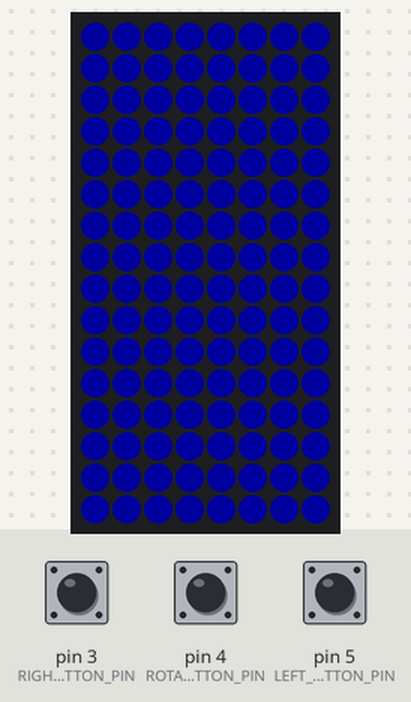
A sketch run on a simulated Arduino Uno, built with avr-gcc and run on an emulated ATmega328P. Parts: 8×16 RGB LED matrix (first LED top left, wired row by row). The test bench sets the inputs (shaded band); at power-on: pin 3 (RIGHT_BUTTON_PIN) HIGH, pin 4 (ROTATE_BUTTON_PIN) HIGH, pin 5 (LEFT_BUTTON_PIN) HIGH. Dim RGB values are drawn brighter than linear; random numbers use the default seed unless the sketch sets one; what the sketch prints to the serial monitor is not drawn.

Above: at 1.5 s.
1.6 s: pin 3 (RIGHT_BUTTON_PIN) pulled LOW for 0.15 s
At 2.2 s:
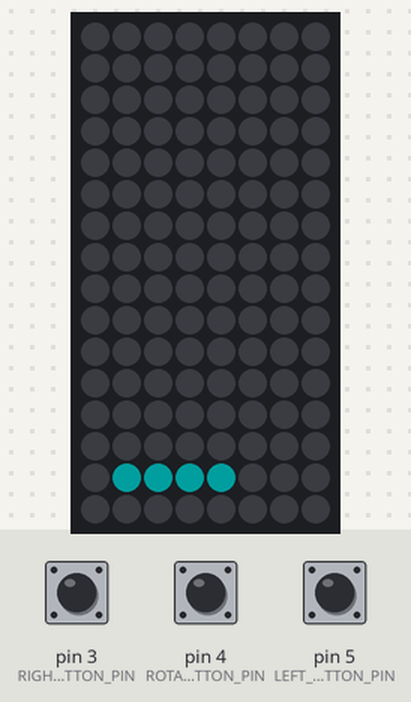
4.7 s: pin 4 (ROTATE_BUTTON_PIN) pulled LOW for 0.15 s
At 5.2 s:
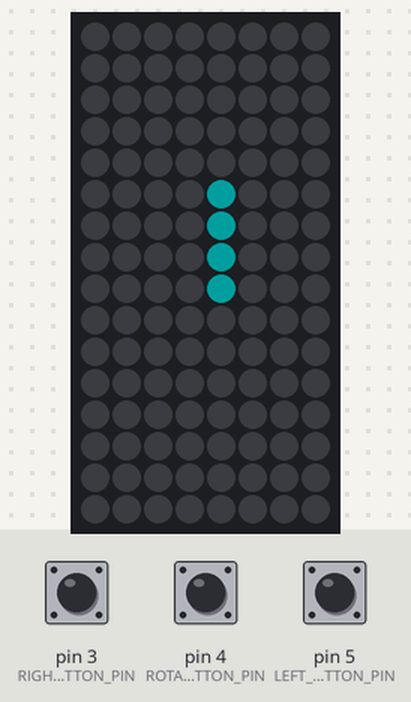
7.8 s: pin 5 (LEFT_BUTTON_PIN) pulled LOW for 0.15 s
At 8.1 s:
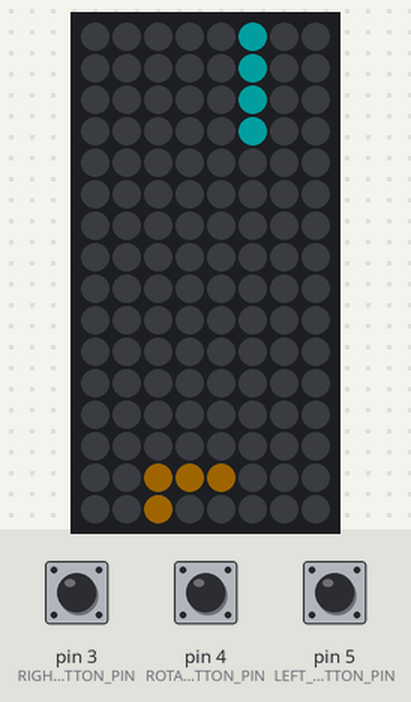
10.8 s: pin 3 (RIGHT_BUTTON_PIN) pulled LOW for 1 s
At 11.07 s:
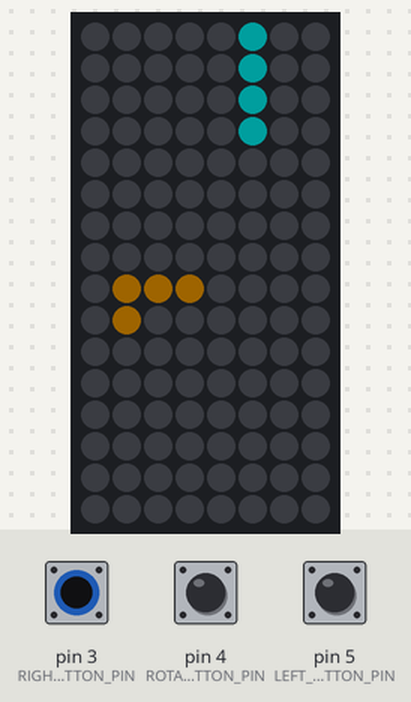
14.8 s: pin 5 (LEFT_BUTTON_PIN) pulled LOW for 1 s
At 15.52 s:
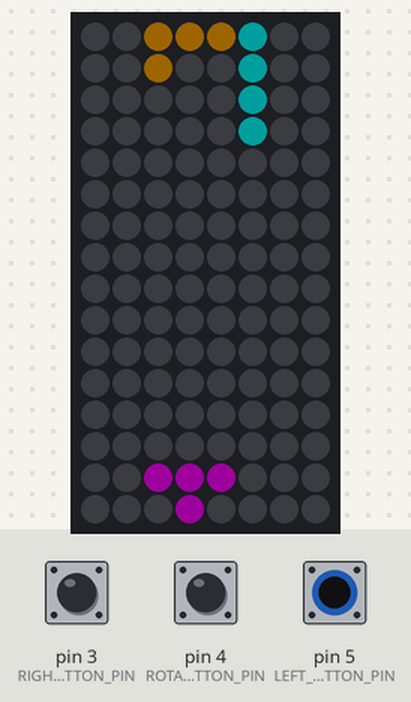
18.2 s: pin 4 (ROTATE_BUTTON_PIN) pulled LOW for 1 s
At 21.81 s:
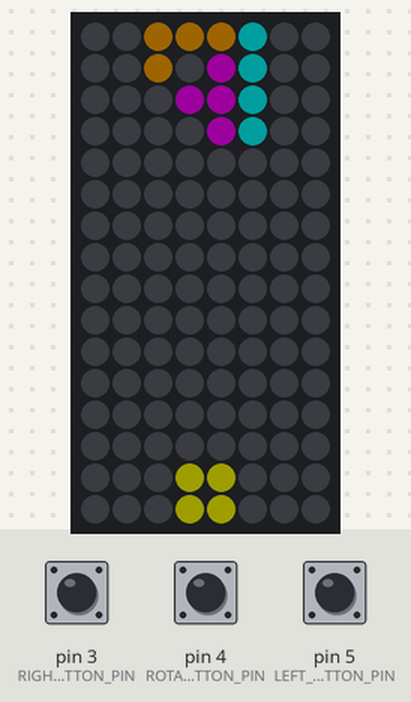

Measured:
- what the display in image 1 shows lasts 0.5 s, from 1.8 s to 2.3 s

The sketch:

jogo_tetris.ino
```cpp
/*Arduino TETRIS on 8x8 Matrix WS2812b
by mircemk, April 2025
Adapted by André Dias, May 2026
*/

#include <FastLED.h>

// LED Matrix configuration
#define LED_PIN     9
#define NUM_LEDS    128
#define BRIGHTNESS  30
#define LED_TYPE    WS2812B
#define COLOR_ORDER GRB
#define MATRIX_WIDTH 8
#define MATRIX_HEIGHT 16


// Button pins
#define LEFT_BUTTON_PIN 5
#define RIGHT_BUTTON_PIN 3
#define ROTATE_BUTTON_PIN 4

// Game parameters
#define INITIAL_GAME_SPEED 500  // Milliseconds
#define SPEED_INCREASE 10       // ms to decrease after each piece
#define MIN_GAME_SPEED 150      // Fastest game speed in milliseconds


#define MODE_NORMAL 0
byte gameMode = MODE_NORMAL;

bool gameOverScreenShown = false;

// Colors
CRGB leds[NUM_LEDS];
#define BLACK     CRGB(0, 0, 0)
#define RED       CRGB(255, 0, 0)
#define GREEN     CRGB(0, 255, 0)
#define BLUE      CRGB(0, 0, 255)
#define YELLOW    CRGB(255, 255, 0)
#define CYAN      CRGB(0, 255, 255)
#define MAGENTA   CRGB(255, 0, 255)
#define ORANGE    CRGB(255, 165, 0)

// Tetromino shapes
// Each tetromino is defined as 4 cells, each cell having x and y coordinates
typedef struct {
  byte shapes[4][4][2];  // [rotation][cell][x,y]
  CRGB color;
} Tetromino;

// Tetromino types (I, O, T, S, Z, J, L)
Tetromino tetrominos[7] = {
  // I-piece
  {
    {{{0,0}, {1,0}, {2,0}, {3,0}},
     {{0,0}, {0,1}, {0,2}, {0,3}},
     {{0,0}, {1,0}, {2,0}, {3,0}},
     {{0,0}, {0,1}, {0,2}, {0,3}}},
    CYAN
  },
  // O-piece
  {
    {{{0,0}, {1,0}, {0,1}, {1,1}},
     {{0,0}, {1,0}, {0,1}, {1,1}},
     {{0,0}, {1,0}, {0,1}, {1,1}},
     {{0,0}, {1,0}, {0,1}, {1,1}}},
    YELLOW
  },
  // T-piece
  {
    {{{0,0}, {1,0}, {2,0}, {1,1}},
     {{1,0}, {0,1}, {1,1}, {1,2}},
     {{1,0}, {0,1}, {1,1}, {2,1}},
     {{0,0}, {0,1}, {0,2}, {1,1}}},
    MAGENTA
  },
  // S-piece
  {
    {{{1,0}, {2,0}, {0,1}, {1,1}},
     {{0,0}, {0,1}, {1,1}, {1,2}},
     {{1,0}, {2,0}, {0,1}, {1,1}},
     {{0,0}, {0,1}, {1,1}, {1,2}}},
    GREEN
  },
  // Z-piece
  {
    {{{0,0}, {1,0}, {1,1}, {2,1}},
     {{1,0}, {0,1}, {1,1}, {0,2}},
     {{0,0}, {1,0}, {1,1}, {2,1}},
     {{1,0}, {0,1}, {1,1}, {0,2}}},
    RED
  },
  // J-piece
  {
    {{{0,0}, {0,1}, {1,1}, {2,1}},
     {{1,0}, {2,0}, {1,1}, {1,2}},
     {{0,0}, {1,0}, {2,0}, {2,1}},
     {{0,0}, {0,1}, {0,2}, {1,0}}},
    BLUE
  },
  // L-piece
  {
    {{{2,0}, {0,1}, {1,1}, {2,1}},
     {{0,0}, {1,0}, {1,1}, {1,2}},
     {{0,0}, {1,0}, {2,0}, {0,1}},
     {{0,0}, {0,1}, {0,2}, {1,2}}},
    ORANGE
  }
};

const byte digits[10][8] = {
  // 0
  {B00000000,
   B00111000,
   B01000100,
   B01000100,
   B01000100,
   B01000100,
   B00111000,
   B00000000},
  // 1
  {B00000000,
   B00010000,
   B00110000,
   B00010000,
   B00010000,
   B00010000,
   B00111000,
   B00000000},
  // 2
  {B00000000,
   B00111000,
   B01000100,
   B00001000,
   B00010000,
   B00100000,
   B01111100,
   B00000000},
  // 3
  {B00000000,
   B00111000,
   B01000100,
   B00001000,
   B00001100,
   B01000100,
   B00111000,
   B00000000},
  // 4
  {B00000000,
   B00001000,
   B00011000,
   B00101000,
   B01001000,
   B01111100,
   B00001000,
   B00000000},
  // 5
  {B00000000,
   B01111100,
   B01000000,
   B01111000,
   B00000100,
   B01000100,
   B00111000,
   B00000000},
  // 6
  {B00000000,
   B00111000,
   B01000000,
   B01111000,
   B01000100,
   B01000100,
   B00111000,
   B00000000},
  // 7
  {B00000000,
   B01111100,
   B00000100,
   B00001000,
   B00010000,
   B00100000,
   B00100000,
   B00000000},
  // 8
  {B00000000,
   B00111000,
   B01000100,
   B00111000,
   B01000100,
   B01000100,
   B00111000,
   B00000000},
  // 9
  {B00000000,
   B00111000,
   B01000100,
   B01000100,
   B00111100,
   B00000100,
   B00111000,
   B00000000}
};

const byte SMILEY[8] = {
  B00111100,
  B01000010,
  B10100101,
  B10000001,
  B10100101,
  B10011001,
  B01000010,
  B00111100
};


const Tetromino* currentTetrominoSet;

void displayEndAnimation() {

  // Cor base da animação
  CRGB waveColor = CRGB::Blue;

  // Continua até um botão ser pressionado
  while (true) {

    // Sai da animação se algum botão for pressionado
    if (digitalRead(LEFT_BUTTON_PIN) == LOW ||
        digitalRead(RIGHT_BUTTON_PIN) == LOW ||
        digitalRead(ROTATE_BUTTON_PIN) == LOW) {
      break;
    }

    // Tempo da animação
    uint16_t t = millis() / 8;

    // Atualiza todos os LEDs
    for (int y = 0; y < MATRIX_HEIGHT; y++) {
      for (int x = 0; x < MATRIX_WIDTH; x++) {

        // Gera uma onda sinusoidal
        uint8_t brightness = sin8((x * 20) + (y * 15) + t);

        // Aplica brilho à cor
        leds[getPixelIndex(x, y)] = waveColor;
        leds[getPixelIndex(x, y)].nscale8(brightness);
      }
    }

    FastLED.show();
    delay(20);
  }

  clearDisplay();
}

void displayScrollingScore(long score) {
  // Convert score to string
  char scoreStr[7];
  sprintf(scoreStr, "%ld", score);
  int scoreLen = strlen(scoreStr);

  // Display each digit scrolling from right to left
  for (int pos = 8; pos >= -scoreLen * 6; pos--) {
    clearDisplay();

    // Display each digit in its current position
    for (int i = 0; i < scoreLen; i++) {
      int digitPos = pos + (i * 6);  // 6 pixels spacing between digits
      if (digitPos < 8 && digitPos > -6) {  // Only display if digit is visible
        int digit = scoreStr[i] - '0';
        displayLetter(digits[digit], digitPos, CRGB(255, 255, 0));  // Orange color
      }
    }

    FastLED.show();
    delay(100);  // Scroll speed
  }

  // Pause at the end
  delay(500);
}


// Add this function to select game mode

void displayLetter(const byte* letter, int xOffset, CRGB color) {
  for (int y = 0; y < 8; y++) {
    for (int x = 0; x < 8; x++) {
      if (xOffset + x >= 0 && xOffset + x < 8) {  // Only draw if within display bounds
        if (letter[y] & (1 << (7-x))) {
          leds[getPixelIndex(xOffset + x, y)] = color;
        }
      }
    }
  }
}


// Game state
bool gameBoard[MATRIX_WIDTH][MATRIX_HEIGHT] = {0};  // True if a cell is occupied
CRGB boardColors[MATRIX_WIDTH][MATRIX_HEIGHT];      // Color of each cell

// Current tetromino state
byte currentPiece = 0;      // Index of current tetromino
byte currentRotation = 0;   // Current rotation (0-3)
int currentX = 3;           // X position of top-left corner
int currentY = 0;           // Y position of top-left corner
unsigned long lastFallTime = 0;
unsigned long gameSpeed = INITIAL_GAME_SPEED;
boolean gameOver = false;
unsigned int score = 0;

// Button state variables
bool leftPressed = false;
bool rightPressed = false;
bool rotatePressed = false;
unsigned long lastButtonCheckTime = 0;
#define DEBOUNCE_TIME 200  // Debounce time in milliseconds

void setup() {

 randomSeed(analogRead(A2) * analogRead(A3));  // Using multiple readings for better randomness

  // Initialize LED strip
  FastLED.addLeds<LED_TYPE, LED_PIN, COLOR_ORDER>(leds, NUM_LEDS).setCorrection(TypicalLEDStrip);
  FastLED.setBrightness(BRIGHTNESS);
  clearDisplay();

  // Initialize button pins
  pinMode(LEFT_BUTTON_PIN, INPUT_PULLUP);
  pinMode(RIGHT_BUTTON_PIN, INPUT_PULLUP);
  pinMode(ROTATE_BUTTON_PIN, INPUT_PULLUP);

  Serial.begin(9600);
  Serial.println("Tetris initialized!");

  currentTetrominoSet = tetrominos;
  displaySplashScreen();

  waitForStartButton();

  spawnNewPiece();
}

void loop() {
   if (gameOver) {
    if (!gameOverScreenShown) {
      displayGameOver();
      gameOverScreenShown = true;
    } else if (checkAnyButtonPressed()) {
      // Wait for button release to prevent immediate restart
      delay(200);
      resetGame();
      gameOverScreenShown = false;
    }
    return;
  }

  checkButtons();

  // Move the piece down at regular intervals
  if (millis() - lastFallTime > gameSpeed) {
    if (!movePieceDown()) {
      // Piece has landed
      placePiece();
      clearLines();
      if (!spawnNewPiece()) {
        gameOver = true;
      }

      // Increase game speed
      if (gameSpeed > MIN_GAME_SPEED) {
        gameSpeed -= SPEED_INCREASE;
      }
    }
    lastFallTime = millis();
  }

  updateDisplay();
}

void waitForStartButton() {

  bool state = false;

  while (true) {

    fill_solid(leds, NUM_LEDS,
               state ? CRGB::Blue : CRGB::Black);

    FastLED.show();

    state = !state;

    for (int i = 0; i < 10; i++) {

      if (checkAnyButtonPressed()) {
        delay(200);
        clearDisplay();
        return;
      }

      delay(50);
    }
  }
}

void checkButtons() {
  // Check buttons with debounce
  if (millis() - lastButtonCheckTime > DEBOUNCE_TIME) {
    // Check left button
    if (digitalRead(LEFT_BUTTON_PIN) == LOW && !leftPressed) {
      leftPressed = true;
      movePieceLeft();
      lastButtonCheckTime = millis();
    } else if (digitalRead(LEFT_BUTTON_PIN) == HIGH) {
      leftPressed = false;
    }

    // Check right button
    if (digitalRead(RIGHT_BUTTON_PIN) == LOW && !rightPressed) {
      rightPressed = true;
      movePieceRight();
      lastButtonCheckTime = millis();
    } else if (digitalRead(RIGHT_BUTTON_PIN) == HIGH) {
      rightPressed = false;
    }

    // Check rotate button
    if (digitalRead(ROTATE_BUTTON_PIN) == LOW && !rotatePressed) {
      rotatePressed = true;
      rotatePiece();
      lastButtonCheckTime = millis();
    } else if (digitalRead(ROTATE_BUTTON_PIN) == HIGH) {
      rotatePressed = false;
    }
  }
}

bool checkAnyButtonPressed() {
  return (digitalRead(LEFT_BUTTON_PIN) == LOW ||
          digitalRead(RIGHT_BUTTON_PIN) == LOW ||
          digitalRead(ROTATE_BUTTON_PIN) == LOW);
}

// Helper functions for the LED matrix Type

int getPixelIndex(int x, int y) {
  int fx = (MATRIX_WIDTH - 1) - x;
  int fy = (MATRIX_HEIGHT - 1) - y;
  return fy * MATRIX_WIDTH + fx;
}

void clearDisplay() {
  fill_solid(leds, NUM_LEDS, BLACK);
  FastLED.show();
}

void updateDisplay() {
  fill_solid(leds, NUM_LEDS, BLACK);

  // Draw the fixed blocks
  for (int x = 0; x < MATRIX_WIDTH; x++) {
    for (int y = 0; y < MATRIX_HEIGHT; y++) {
      if (gameBoard[x][y]) {
        leds[getPixelIndex(x, y)] = boardColors[x][y];
      }
    }
  }

  // Draw the current piece
  for (int i = 0; i < 4; i++) {
    int x = currentX + currentTetrominoSet[currentPiece].shapes[currentRotation][i][0];
    int y = currentY + currentTetrominoSet[currentPiece].shapes[currentRotation][i][1];

    if (x >= 0 && x < MATRIX_WIDTH && y >= 0 && y < MATRIX_HEIGHT) {
      leds[getPixelIndex(x, y)] = currentTetrominoSet[currentPiece].color;
    }
  }

  FastLED.show();
}

// Game mechanics
bool isValidPosition(int pieceIndex, int rotation, int posX, int posY) {
  for (int i = 0; i < 4; i++) {
    int x = posX + currentTetrominoSet[pieceIndex].shapes[rotation][i][0];
    int y = posY + currentTetrominoSet[pieceIndex].shapes[rotation][i][1];

    if (x < 0 || x >= MATRIX_WIDTH || y < 0 || y >= MATRIX_HEIGHT) {
      return false;
    }

    if (y >= 0 && gameBoard[x][y]) {
      return false;
    }
  }
  return true;
}

bool movePieceLeft() {
  if (isValidPosition(currentPiece, currentRotation, currentX - 1, currentY)) {
    currentX--;
    return true;
  }
  return false;
}

bool movePieceRight() {
  if (isValidPosition(currentPiece, currentRotation, currentX + 1, currentY)) {
    currentX++;
    return true;
  }
  return false;
}

bool movePieceDown() {
  if (isValidPosition(currentPiece, currentRotation, currentX, currentY + 1)) {
    currentY++;
    return true;
  }
  return false;
}

bool rotatePiece() {
  byte nextRotation = (currentRotation + 1) % 4;
  if (isValidPosition(currentPiece, nextRotation, currentX, currentY)) {
    currentRotation = nextRotation;
    return true;
  }
  // Try wall kick (adjust the position if rotation is blocked by a wall)
  // Try moving left
  if (isValidPosition(currentPiece, nextRotation, currentX - 1, currentY)) {
    currentX--;
    currentRotation = nextRotation;
    return true;
  }
  // Try moving right
  if (isValidPosition(currentPiece, nextRotation, currentX + 1, currentY)) {
    currentX++;
    currentRotation = nextRotation;
    return true;
  }
  return false;
}

void placePiece() {
  for (int i = 0; i < 4; i++) {
    int x = currentX + currentTetrominoSet[currentPiece].shapes[currentRotation][i][0];
    int y = currentY + currentTetrominoSet[currentPiece].shapes[currentRotation][i][1];

    if (x >= 0 && x < MATRIX_WIDTH && y >= 0 && y < MATRIX_HEIGHT) {
      gameBoard[x][y] = true;
      boardColors[x][y] = currentTetrominoSet[currentPiece].color;
    }
  }
}


bool spawnNewPiece() {
  static byte lastPiece = random(0, 7);
  byte newPiece;

  do {
    newPiece = random(0, 7);
  } while (newPiece == lastPiece && random(0, 100) < 70);

  lastPiece = newPiece;
  currentPiece = newPiece;

  // Use different rotation options based on game mode
  currentRotation = random(0, 4);

  currentX = (MATRIX_WIDTH / 2) - 1;
  currentY = 0;

  if (!isValidPosition(currentPiece, currentRotation, currentX, currentY)) {
    return false;
  }
  return true;
}

void clearLines() {
  int linesCleared = 0;

  for (int y = MATRIX_HEIGHT - 1; y >= 0; y--) {
    bool lineIsFull = true;

    // Check if the line is full
    for (int x = 0; x < MATRIX_WIDTH; x++) {
      if (!gameBoard[x][y]) {
        lineIsFull = false;
        break;
      }
    }

    if (lineIsFull) {
      linesCleared++;

      // Flash the line
      for (int i = 0; i < 3; i++) {
        // Flash white
        for (int x = 0; x < MATRIX_WIDTH; x++) {
          leds[getPixelIndex(x, y)] = CRGB::White;
        }
        FastLED.show();
        delay(50);

        // Flash black
        for (int x = 0; x < MATRIX_WIDTH; x++) {
          leds[getPixelIndex(x, y)] = CRGB::Black;
        }
        FastLED.show();
        delay(50);
      }

      // Move all lines above this one down
      for (int moveY = y; moveY > 0; moveY--) {
        for (int x = 0; x < MATRIX_WIDTH; x++) {
          gameBoard[x][moveY] = gameBoard[x][moveY - 1];
          boardColors[x][moveY] = boardColors[x][moveY - 1];
        }
      }

      // Clear the top line
      for (int x = 0; x < MATRIX_WIDTH; x++) {
        gameBoard[x][0] = false;
      }

      // Since the lines have moved down, we need to check this row again
      y++;
    }
  }

  // Update score
  if (linesCleared > 0) {

    // More points for clearing multiple lines at once
    score += (linesCleared * linesCleared) * 100;
  }
}

void resetGame() {
  // Set the appropriate tetromino set based on game mode
  currentTetrominoSet = tetrominos;

  // Clear the display first
  clearDisplay();

  // Reset game board
  for (int x = 0; x < MATRIX_WIDTH; x++) {
    for (int y = 0; y < MATRIX_HEIGHT; y++) {
      gameBoard[x][y] = false;
    }
  }

  // Reset game parameters
  gameSpeed = INITIAL_GAME_SPEED;
  gameOver = false;
  score = 0;
  gameOverScreenShown = false;

  // Show a quick start animation
  for (int i = 0; i < NUM_LEDS; i++) {
    leds[i] = CRGB::Green;
    FastLED.show();
    delay(20);
  }
  clearDisplay();
  delay(500);

  // Spawn a new piece
  spawnNewPiece();
}

void displaySplashScreen() {

  // Final flash effect
  for (int i = 0; i < 3; i++) {
    fill_solid(leds, NUM_LEDS, CRGB::White);
    FastLED.show();
    delay(100);
    clearDisplay();
    delay(100);
  }
}


void displayGameOver() {

  // Flash "Game Over" effect
  for (int i = 0; i < 3; i++) {
    fill_solid(leds, NUM_LEDS, CRGB::Red);
    FastLED.show();
    delay(500);
    clearDisplay();
    FastLED.show();
    delay(500);
  }

  // Display final score
  delay(500);
  displayScrollingScore(score);

  // Show stable smiley and wait for restart
  displayEndAnimation();

  gameOverScreenShown = true;
}
```
